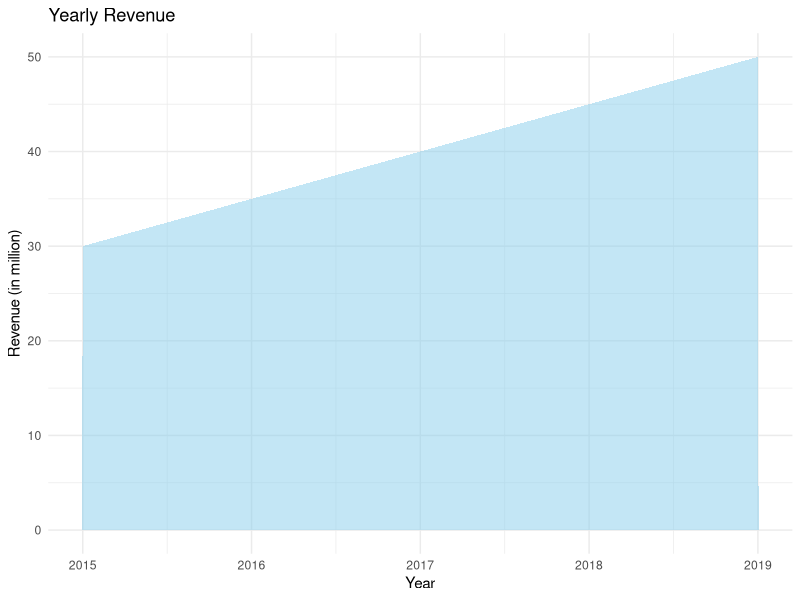

This figure's R source:
#load library ggplot2
library(ggplot2)
# Create a data frame
revenue_data <- data.frame(
  Year = 2015:2019,
  Revenue = c(30, 35, 40, 45, 50)
)
# Plot area plot
ggplot(revenue_data, aes(x = Year, y = Revenue)) +
  geom_area(fill = "skyblue", alpha = 0.5) +
  labs(title = "Yearly Revenue",
       x = "Year",
       y = "Revenue (in million)") +
  theme_minimal()
